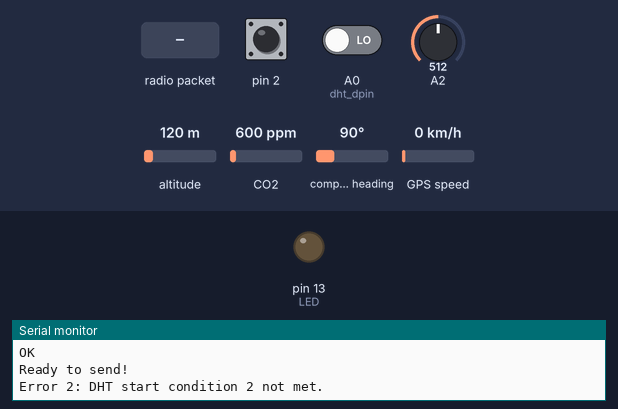
A sketch run on a simulated Arduino Uno, built with avr-gcc and run on an emulated ATmega328P. Shown: output pins drawn as LEDs (lit = HIGH), the last lines printed to the serial monitor. The inputs (shaded band) are chosen by the test bench; at power-on: pin 2 HIGH, A0 (dht_dpin) LOW, A2 = 512, altitude 120 m, CO2 600 ppm, compass heading 90°, GPS speed 0 km/h. The GPS gets a fix after 3 s at 37.7749, -122.4194 with 8 satellites; no radio packets arrive unless stated; the modem accepts every AT command (registered, SIM ready, sends succeed) and sends nothing else.

Above: at 17.1 s.
17.2 s: radio packet "a840418" arrives
At 17.6 s:
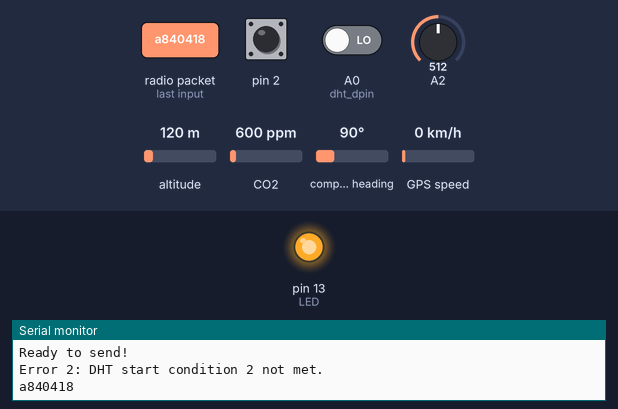
18.7 s: radio packet "1" arrives
21.7 s: radio packet "0" arrives
At 30.5 s:
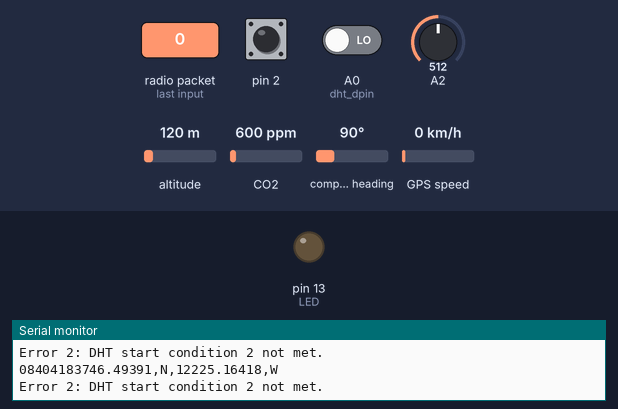
Timing chart, 0 to 30.8 s (numbered marks = the images above; inputs shaded):
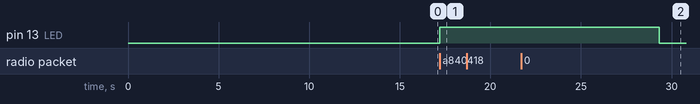

Measured:
- after the input at 17.2 s, pin 13 (LED): LOW → HIGH at once
- after the input at 21.7 s, pin 13 (LED): HIGH → LOW after 7.6 s instead of 4.6 s

The sketch:

track_GPS_Client_senval_gsm_thingspeak.ino
```cpp
#include <SoftwareSerial.h>
#include <TinyGPS.h>
#include <SPI.h>
#include <RH_RF95.h>
#include <String.h>
#include <MQ135.h>
#include "GSM800.h"
//#include <NeoSWSerial.h>

TinyGPS gps;
RH_RF95 rf95;

SoftwareSerial  ss(3, 4); // Arduino RX, TX to conenct to GPS module.
GSM800 gsm(6, 7); /*Tx of sim800l to pin6 of Arduino uno and
                    Rx of sim800l to pin7 of Arduino uno*/

static void smartdelay(unsigned long ms);

int LED=13;

//char DeviceID[10]="a840418"; //DeviceID or Device identifier in GPSWOX.com

String datastring1="";
String datastring2="";
String datastring3="";
uint8_t datasend[50];    //Storage  longtitude,latitude and altitude

char gps_lon[20]={"\0"};  //Storage GPS info
char gps_lat[20]={"\0"}; //Storage latitude
char gps_alt[20]={"\0"}; //Storage altitude

#define dht_dpin A0 // Use A0 pin to connect the data line of DHT11
byte bGlobalErr;
char dht_dat[5];

#define mq135_pin A1
MQ135 gasSensor = MQ135(mq135_pin); // MQ135 digital pin connected to pin number A2
float ppm=0;

bool PIR_flag = false;
int pir_count;

int G_sharp ;

int upload_flag = 1;
char url[80];
unsigned long previous , present;

void setup()
{
  InitDHT();
  // initialize digital pin  as an output.
  pinMode(LED, OUTPUT);
  attachInterrupt(digitalPinToInterrupt(2), pir_isr , FALLING);
  // initialize both serial ports:
  Serial.begin(115200);  // Serial to print out GPS info in Arduino IDE
  ss.begin(9600);       // SoftSerial port to get GPS data.
  while (!Serial);

   if (!rf95.init()) {  // Defaults after init are 434.0MHz, 13dBm, Bw = 125 kHz, Cr = 4/5, Sf = 128chips/symbol, CRC on
    Serial.println("Starting LoRa failed!");
    while (1);
  }

  /* Set frequency is 868MHz,SF is 7,SB is 125KHz,CR is 4/5 and Tx power is 20dBm */
  rf95.setFrequency(868);
  rf95.setSpreadingFactor(7);
  rf95.setSignalBandwidth(125E3);
  rf95.setCodingRate4(5);
  rf95.setTxPower(20,false);

  gsm.Init();

  Serial.println("Ready to send!");
  previous = millis();
  present = millis();
}

void loop()
{
  float flat, flon,falt;
  unsigned long age;
  gps.f_get_position(&flat, &flon, &age);
  falt=gps.f_altitude();  //get altitude
  flon == TinyGPS::GPS_INVALID_F_ANGLE ? 0.0 : flon, 6;//save six decimal places
  flat == TinyGPS::GPS_INVALID_F_ANGLE ? 0.0 : flat, 6;
  falt == TinyGPS::GPS_INVALID_F_ANGLE ? 0.0 : falt, 2;//save two decimal places
  datastring1 +=dtostrf(flat, 0, 6, gps_lat);
  datastring2 +=dtostrf(flon, 0, 6, gps_lon);
  datastring3 +=dtostrf(falt, 0, 2, gps_alt);

  ReadDHT();

  ppm = gasSensor.getPPM();

  if(PIR_flag == true)
  {
    pir_count++;
    PIR_flag = false;
  }

  float volts = analogRead(A2);//*0.0048828125;
  float distance = 65*pow(volts, -1.10);
  G_sharp = distance*100;

//  if(flon!=1000.000000)
//  {

//  strcat(gps_lon,DeviceID);
//  strcat(gps_lon,",");

switch (bGlobalErr)
   {
     case 0:
//       Serial.print("Current humdity = ");
//       Serial.print(dht_dat[0], DEC);
//       Serial.print(".");
//       Serial.print(dht_dat[1], DEC);
//       Serial.print("%  ");
//       Serial.print("temperature = ");
//       Serial.print(dht_dat[2], DEC);
//       Serial.print(".");
//       Serial.print(dht_dat[3], DEC);
//       Serial.println("C  ");
//       strcat(gps_lon,",");
//       strcat(gps_lon,gps_lat);
//       strcat(gps_lon,",");
//       strcat(gps_lon,gps_alt);
//       strcat(gps_lon,",");
//       strcat(gps_lon,dht_dat[0]);
//       strcat(gps_lon,".");
//       strcat(gps_lon,dht_dat[1]);
//       strcat(gps_lon,",");
//       strcat(gps_lon,dht_dat[2]);
//       strcat(gps_lon,".");
//       strcat(gps_lon,dht_dat[3]);
//       strcat(gps_lon,",");
//       strcat(gps_lon,ppm);
//       strcat(gps_lon,",");
//       strcat(gps_lon,pir_count);
//       strcat(gps_lon,",");
//       strcat(gps_lon,G_sharp);
//       strcat(gps_lon,",");
//       strcat((char *)datasend,gps_lon);
       sprintf(datasend,"%d,%d,%d,%d.%d,%d.%d,%d,%d,%d,",gps_lon,gps_lat,gps_alt,dht_dat[0],dht_dat[1],dht_dat[2],dht_dat[3],(int)ppm,pir_count,G_sharp);
       Serial.println((char *)datasend);


       // send data
//       if ( millis()-present > 25000 || upload_flag == 1)
//        {
            rf95.send(datasend, sizeof(datasend));
            rf95.waitPacketSent();
            Serial.println("Sent via LoRa");
            sprintf(url, "api.thingspeak.com/update?api_key=7JFN99ST9V99MUVX&field1=%d&field2=%d&field3=%d&field4=%d.%d&field5=%d.%d&field6=%d&field7=%d&field8=%d",gps_lon,gps_lat,gps_alt,dht_dat[0],dht_dat[1],dht_dat[2],dht_dat[3],(int)ppm,pir_count,G_sharp); // change api key accordingly
            Serial.println((char *)url);
            upload_flag = 0;
            gsm.SendData(url);
            Serial.println("Sent via gsm");
//        }
//       present = millis();
delay(20000);
       break;
     case 1:
        Serial.println("Error 1: DHT start condition 1 not met.");
        break;
     case 2:
        Serial.println("Error 2: DHT start condition 2 not met.");
        break;
     case 3:
        Serial.println("Error 3: DHT checksum error.");
        break;
     default:
        Serial.println("Error: Unrecognized code encountered.");
        break;
    }

   // Now wait for a reply
  receivepacket();
//  }
  smartdelay(3000);
}

//If the packet arrive LG01, LG01 will send a ACK and here will receive it and turn on the led.
void receivepacket(){
    uint8_t indatabuf[RH_RF95_MAX_MESSAGE_LEN];
    uint8_t len = sizeof(indatabuf);

    if (rf95.waitAvailableTimeout(3000))
     {
       // Should be a reply message for us now
       if (rf95.recv(indatabuf, &len))
         {
         Serial.println((char*)indatabuf);
         digitalWrite(LED, HIGH);   // turn the LED on (HIGH is the voltage level)
         }
         else
         {
          digitalWrite(LED, LOW);    // turn the LED off by making the voltage LOW
          Serial.println("receive failed!");
         }
    }
    else
    {
      // Serial print "No reply, is track_GPS_server running or overranging the receive distance?" if don't get the reply .
      //Serial.println("No reply, is track_GPS_Server running or overranging the receive distance?");
      digitalWrite(LED, LOW);    // turn the HEART_LED off by making the voltage LOW
    }
}

static void smartdelay(unsigned long ms)
{

  unsigned long start = millis();
  do
  {
    while (ss.available())
    {
      //ss.print(Serial.read());
      gps.encode(ss.read());
    }
  } while (millis() - start < ms);
}

// DHT
void InitDHT() // Initiate DHT11
{
    pinMode(dht_dpin,OUTPUT);//
    digitalWrite(dht_dpin,HIGH);//Set A0 to output high
}

void ReadDHT() // Read Temperature and Humidity value
{
    bGlobalErr=0;
    byte dht_in;
    byte i;

     //pinMode(dht_dpin,OUTPUT);
    digitalWrite(dht_dpin,LOW);//pull low data line to send signal.
    delay(30);//Add a delay higher than 18ms so DHT11 can detect the start signal

    digitalWrite(dht_dpin,HIGH);
    delayMicroseconds(40);
    pinMode(dht_dpin,INPUT);
    // delayMicroseconds(40);
    dht_in=digitalRead(dht_dpin);//Get A0 state
    //   Serial.println(dht_in,DEC);
    if(dht_in){
       bGlobalErr=1;
       return;
       }
    delayMicroseconds(80);//Get DHT11 response , pull low data lineDHT11
    dht_in=digitalRead(dht_dpin);

    if(!dht_in){
       bGlobalErr=2;
       return;
       }
    delayMicroseconds(80);//
    for (i=0; i<5; i++)//Ger Temperature and Humidity value
       dht_dat[i] = read_dht_dat();

    pinMode(dht_dpin,OUTPUT);
    digitalWrite(dht_dpin,HIGH);
    byte dht_check_sum =
           dht_dat[0]+dht_dat[1]+dht_dat[2]+dht_dat[3];//Calculate check sum
    if(dht_dat[4]!= dht_check_sum)//Error when check sum dismatch
       {bGlobalErr=3;}
};

byte read_dht_dat(){
  byte i = 0;
  byte result=0;
  for(i=0; i< 8; i++){
      while(digitalRead(dht_dpin)==LOW);//
      delayMicroseconds(30);//
      if (digitalRead(dht_dpin)==HIGH)
     result |=(1<<(7-i));//
    while (digitalRead(dht_dpin)==HIGH);//
    }
  return result;
}

// PIR
void pir_isr()
{
  PIR_flag = true;
}
```

GSM800.cpp
```cpp
#include "Arduino.h"
#include "GSM800.h"
#include <SoftwareSerial.h>

String number = "";
String Msg = "";
GSM800::GSM800(int Rx, int Tx)
{
  SIM800 = new SoftwareSerial(Rx, Tx);
}

void GSM800::Init()
{

  SIM800->begin(115200);
  SIM800->println(F("ATE0")); 															//Turn echo off
  if (SIM800->available()) {
    Serial.print(SIM800->readString());
  }
  delay(50);
  SIM800->println(F("AT+CGATT?")); 														//Attach gprs
  if (SIM800->available()) {
    Serial.print(SIM800->readString());
  }
  delay(50);
  SIM800->println(F("AT+CIPSHUT")); 														//Shut exisiting connections
  if (SIM800->available()) {
    Serial.print(SIM800->readString());
  }
  delay(50);
  SIM800->println(F("AT+SAPBR=3,1,\"Contype\",\"GPRS\"")); 								//Configure bearer profile
  if (SIM800->available()) {
    Serial.print(SIM800->readString());
  }
  delay(50);
  SIM800->println(F("AT+SAPBR=3,1,\"APN\",\"www\"")); //vodafone APN
  if (SIM800->available()) {
    Serial.print(SIM800->readString());
  }
  delay(50);
  SIM800->println(F("AT+SAPBR =0,1"));													//Close GPRS Content
  if (SIM800->available()) {
    Serial.print(SIM800->readString());
  }
  delay(500);
  SIM800->println(F("AT+SAPBR =1,1"));													//Open GPRS Content
  if (SIM800->available()) {
    Serial.print(SIM800->readString());
  }
  delay(2000);
  SIM800->println(F("AT+SAPBR =2,1")); 													//Query for the GPRS Content
  if (SIM800->available()) {
    Serial.print(SIM800->readString());
  }
  delay(50);
  SIM800->println(F("AT+HTTPTERM")); 													//Terminate HTTP Service
  if (SIM800->available()) {
    Serial.print(SIM800->readString());
  }
  delay(50);
  SIM800->println(F("AT+HTTPINIT")); 													//Initialize HTTP Service
  if (SIM800->available()) {
    Serial.print(SIM800->readString());
  }
  delay(50);
  SIM800->println(F("AT+HTTPPARA=CID,1")); 												//HTTP Parameter, Bearer Profile Identifier
  if (SIM800->available()) {
    Serial.print(SIM800->readString());
  }
  delay(50);
}

void GSM800::SendData(String url)
{
  SIM800->print("AT+HTTPPARA=\"URL\",\"");
  SIM800->print(url);
  SIM800->println("\"");

  if (SIM800->available()) {
    Serial.print(SIM800->readString());
  }
  delay(500);

  SIM800->println("AT+HTTPACTION=0");
  if (SIM800->available()) {
    Serial.print(SIM800->readString());
  }
  delay(500);

  SIM800->println(F("AT+HTTPread"));
  if (SIM800->available()) {
    Serial.print(SIM800->readString());
  }
  delay(500);
}

String GSM800::RecSms()
{
  //struct MyArray recsms;
  String myArray = "";
  String buff = "";
//  String cmp;
  char* buff1;
  char* subString;
  char* cmt = "+CMT:";
  char * pars;
  //SIM800->println("AT+CMGF=1");
  SIM800->println(F("AT+CNMI=2,2,0,0,0"));
  if (SIM800->available()) {
    buff = SIM800->readString();
    //    Serial.print(buff);
    //buff1 = buff.c_str();
//    cmp = buff;
    buff1 = &buff[0];
    pars = strstr(buff1, cmt);
    if (pars != NULL)
    {
      Serial.println(buff);
//      Serial.println(cmp);
      int firstline = buff.indexOf('\"' , 5);
      //      Serial.println(firstline);
      int secondline = buff.indexOf('\"', firstline + 5);
      //      Serial.println(secondline);
      int thirdline = buff.indexOf('+', secondline + 3);
      //      Serial.println(thirdline);
      int fourthline = buff.indexOf('\n', thirdline);
      //      Serial.println(fourthline);
      int fifthline = buff.indexOf(';', fourthline);
      //      Serial.println(fifthline);
      int sixthline = buff.indexOf(';', fifthline + 3);
      //      Serial.println(sixthline);
      Msg = buff.substring(fifthline + 1, sixthline);
//      Serial.println(Msg);
      int numone = buff.indexOf('\"');
      int numtwo = buff.indexOf('+', numone);
      int numthree = buff.indexOf('\"', numtwo + 5);
      number = buff.substring(numone + 1, numthree);
//      Serial.println(number);
      myArray = number + '.' + Msg + '.';
      Serial.println(myArray);
    }
  }
  return myArray;
  delay(50);
}

void GSM800::SendSms(String num, String text)
{
  SIM800->println(F("AT+CSCS=\"GSM\""));
  if (SIM800->available()) {
    Serial.print(SIM800->readString());
  }
  delay(50);
  SIM800->println(F("AT+CMGF = 1"));
  if (SIM800->available()) {
    Serial.print(SIM800->readString());
  }
  delay(50);
  //  Serial.println(num);
  //  Serial.println(text);
  SIM800->print(F("AT+CMGS=\""));
  SIM800->print(num);
  SIM800->println(F("\"\r"));
  delay(50);
  SIM800->println(text);
  delay(50);
  SIM800->println((char)26);
  delay(50);
  if (SIM800->available()) {
    Serial.print(SIM800->readString());
  }
  delay(50);
}
```

GSM800.h
```cpp
/*
  GSM800.h - Library for sending Data to cloud using SIM800.
  Created by Shantanu. S. Mhapankar, November 11, 2016.
  Released into the public domain.
*/

#ifndef GSM800_H
#define GSM800_H

#include "Arduino.h"
#include <SoftwareSerial.h>


class GSM800
{
	public:
		GSM800(int Rx, int Tx);
		void SendData(String url);
		void Init();
		SoftwareSerial *SIM800;
    	String RecSms();
    	void SendSms(String num, String text);
};

#endif
```
